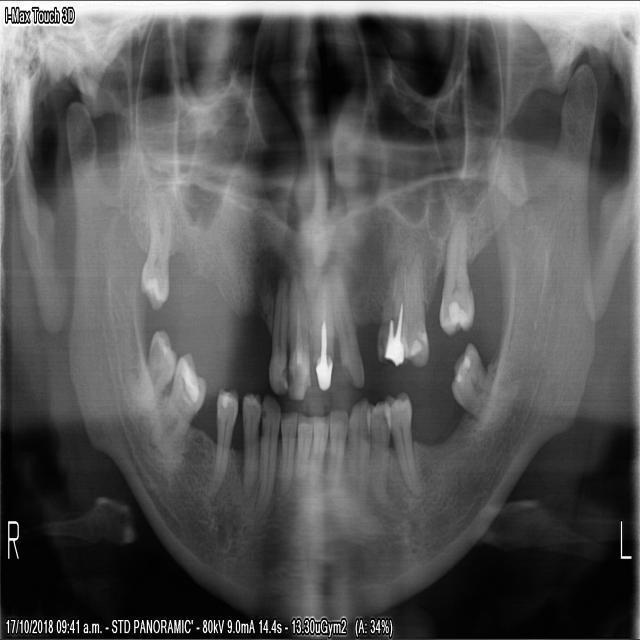
#> input picture modified/Reference/123.jpg, 640 x 640 px, found by its file name; its folder holds only this picture in this run
$ jupyter execute --allow-errors Scaling-SSIM.ipynb   (shell and % lines are left out)
#> lines starting #> are read from the running program, lines starting #| are printed output that depends on the picture
[cell 1]
#zoom out image
import cv2
import numpy as np
import matplotlib.pyplot as plt
from skimage.metrics import structural_similarity as ssim

# [6 lines left out: function center_zoom, not called in this run]

# Load input and ground truth images
input_img = cv2.imread('your path', cv2.IMREAD_GRAYSCALE)#image to be scaled
gt_img = cv2.imread('your path', cv2.IMREAD_GRAYSCALE)#ground truth

# Resize input to match GT dimensions if needed (optional)
#> (the rest of this cell did not finish here and is left out)

[cell 2]
#zoom in image
import cv2
import numpy as np
import matplotlib.pyplot as plt
from skimage.metrics import structural_similarity as ssim

# [6 lines left out: function center_zoom, not called in this run]

# Load input and ground truth images
input_img = cv2.imread('your path', cv2.IMREAD_GRAYSCALE)#image to be scaled
gt_img = cv2.imread('your path', cv2.IMREAD_GRAYSCALE)#ground truth

# Resize input to match GT dimensions if needed (optional)
#> (the rest of this cell did not finish here and is left out)

[cell 3]
#15 with 24 different image
import cv2
import numpy as np
import matplotlib.pyplot as plt
from skimage.metrics import structural_similarity as ssim

# [6 lines left out: function center_zoom, not called in this run]

# Load input and ground truth images
input_img = cv2.imread('your path', cv2.IMREAD_GRAYSCALE)#image to be scaled
gt_img = cv2.imread('your path', cv2.IMREAD_GRAYSCALE)#ground truth

# Resize input to match GT dimensions if needed (optional)
#> (the rest of this cell did not finish here and is left out)

[cell 4]
#zoom in image border padding
from PIL import Image
import numpy as np


image_1_path = 'your path'
image_2_path = 'your path'


#> (the rest of this cell did not finish here and is left out)

[cell 5]
import cv2
import numpy as np
import random

def zoom_image(img, zoom_range=(0.10, 0.15), zoom_in=True):
    h, w = img.shape[:2]

    # Pick a random zoom factor between 10% and 15%
    zoom_factor = 1 + random.uniform(*zoom_range) if zoom_in else 1 - random.uniform(*zoom_range)

    # Resize the image
    new_h, new_w = int(h * zoom_factor), int(w * zoom_factor)
    resized = cv2.resize(img, (new_w, new_h), interpolation=cv2.INTER_LINEAR)

    if zoom_in:
        # Crop the center to original size
        start_x = (new_w - w) // 2
        start_y = (new_h - h) // 2
        zoomed = resized[start_y:start_y+h, start_x:start_x+w]
    else:
        # Pad the image to original size
        pad_x = (w - new_w) // 2
        pad_y = (h - new_h) // 2
        zoomed = cv2.copyMakeBorder(resized, pad_y, h-new_h-pad_y, pad_x, w-new_w-pad_x,
                                    borderType=cv2.BORDER_CONSTANT, value=[0,0,0])

    return zoomed

# ---- Example usage ----
img = cv2.imread("input.jpg")

# Zoom in
#> (the rest of this cell did not finish here and is left out)

[cell 6]
import cv2
import numpy as np
from skimage.metrics import structural_similarity as ssim

def correct_scale_with_ssim(ground_truth, zoomed, scale_range=(0.85, 1.15), step=0.01):
#> called with scale_range = (0.85, 1.15), step = 0.01
#> further down, ref_img is the input picture: shape (640, 640, 3); min 0, max 255, mean 85.8
    h, w = ground_truth.shape[:2]
    best_score = -1
    best_img = None
    best_scale = 1.0

    # Try different scales
    for scale in np.arange(scale_range[0], scale_range[1] + step, step):
        new_w, new_h = int(zoomed.shape[1] * scale), int(zoomed.shape[0] * scale)
        resized = cv2.resize(zoomed, (new_w, new_h), interpolation=cv2.INTER_LINEAR)

        # Center-crop or pad to match ground_truth size
        if resized.shape[0] >= h and resized.shape[1] >= w:
            # Crop
            start_y = (resized.shape[0] - h) // 2
            start_x = (resized.shape[1] - w) // 2
            resized = resized[start_y:start_y+h, start_x:start_x+w]
        else:
            # Pad
            top = (h - resized.shape[0]) // 2
            bottom = h - resized.shape[0] - top
            left = (w - resized.shape[1]) // 2
            right = w - resized.shape[1] - left
            resized = cv2.copyMakeBorder(resized, top, bottom, left, right,
                                         borderType=cv2.BORDER_CONSTANT, value=[0,0,0])

        # Compute SSIM (grayscale for robustness)
        gray_gt = cv2.cvtColor(ground_truth, cv2.COLOR_BGR2GRAY)
        gray_resized = cv2.cvtColor(resized, cv2.COLOR_BGR2GRAY)
        score = ssim(gray_gt, gray_resized)

        if score > best_score:
            best_score = score
            best_img = resized
            best_scale = scale

    return best_img, best_scale, best_score

# ---- Example Usage ----
gt = cv2.imread("your path")
zoomed = cv2.imread("your path")

#> (the rest of this cell did not finish here and is left out)

[cell 7]
import cv2
import os
import numpy as np
from skimage.metrics import structural_similarity as ssim

# ---------- SSIM scale correction function ----------
def correct_scale_with_ssim(ground_truth, zoomed, scale_range=(0.85, 1.15), step=0.01):
#> called with scale_range = (0.85, 1.15), step = 0.01
    h, w = ground_truth.shape[:2]
    best_score = -1
    best_img = None
    best_scale = 1.0

    for scale in np.arange(scale_range[0], scale_range[1] + step, step):
        new_w, new_h = int(zoomed.shape[1] * scale), int(zoomed.shape[0] * scale)
        resized = cv2.resize(zoomed, (new_w, new_h), interpolation=cv2.INTER_LINEAR)

        # Match size with ground_truth by cropping or padding
        if resized.shape[0] >= h and resized.shape[1] >= w:
            start_y = (resized.shape[0] - h) // 2
            start_x = (resized.shape[1] - w) // 2
            resized = resized[start_y:start_y+h, start_x:start_x+w]
        else:
            top = (h - resized.shape[0]) // 2
            bottom = h - resized.shape[0] - top
            left = (w - resized.shape[1]) // 2
            right = w - resized.shape[1] - left
            resized = cv2.copyMakeBorder(resized, top, bottom, left, right,
                                         borderType=cv2.BORDER_CONSTANT, value=[0,0,0])

        # Compute SSIM
        gray_gt = cv2.cvtColor(ground_truth, cv2.COLOR_BGR2GRAY)
        gray_resized = cv2.cvtColor(resized, cv2.COLOR_BGR2GRAY)
        score = ssim(gray_gt, gray_resized)

        if score > best_score:
            best_score = score
            best_img = resized
            best_scale = scale
#> this loop made 31 passes
#> (score, best_score) on passes 1 to 8: (0.344, 0.344), (0.358, 0.358), (0.372, 0.372), (0.389, 0.389), (0.403, 0.403), (0.419, 0.419), (0.437, 0.437), (0.458, 0.458)
#> pass 1, in correct_scale_with_ssim, `resized = cv2.copyMakeBorder(resized, top, bottom, left, right, border..`:
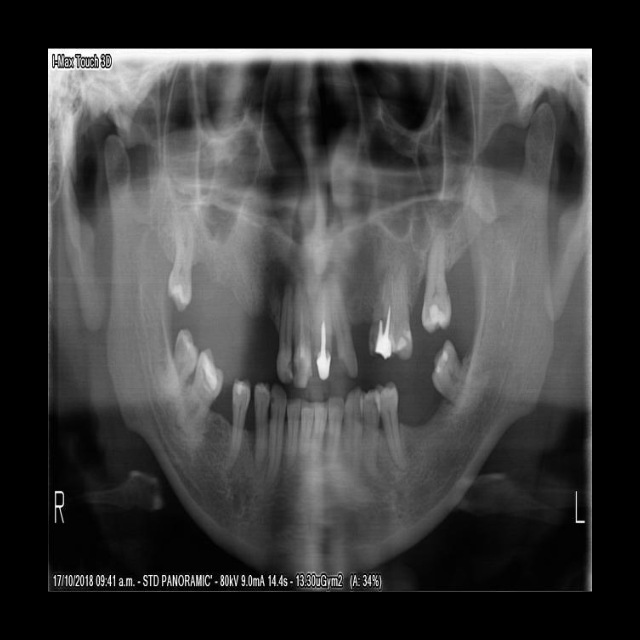
#> resized: shape (640, 640, 3); min 0, max 255, mean 61.9
#> after the loop:
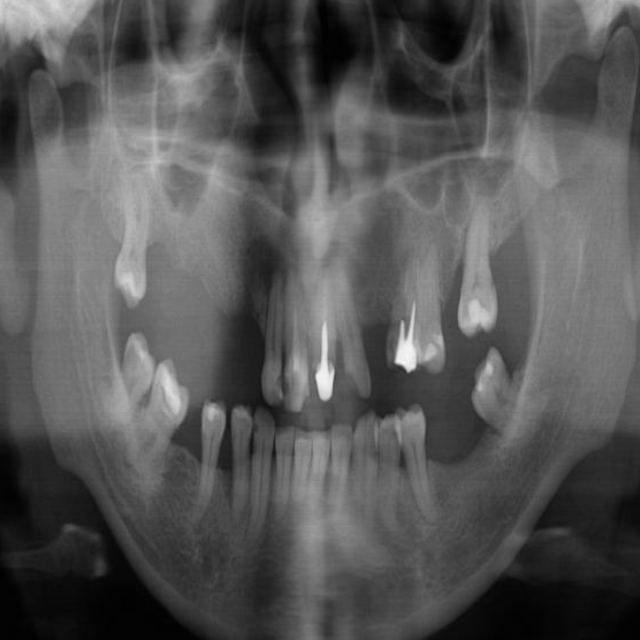
#> resized: shape (640, 640, 3); min 0, max 245, mean 85.4
#> after the loop, best_scale = 1; best_score = 1; start_x = 48; start_y = 48

    return best_img, best_scale, best_score


# ---------- Main batch process ----------
ref_folder = "Reference"
zoom_folder = "Zoom in"
output_folder = "Zoom corrected"

os.makedirs(output_folder, exist_ok=True)

# Loop over reference images
for fname in os.listdir(ref_folder):
    ref_path = os.path.join(ref_folder, fname)
    zoom_path = os.path.join(zoom_folder, fname)

    if not os.path.exists(zoom_path):
        print(f"Zoomed version missing for {fname}, skipping...")
        continue

    ref_img = cv2.imread(ref_path)
    zoom_img = cv2.imread(zoom_path)

    corrected, scale, score = correct_scale_with_ssim(ref_img, zoom_img)
#> scale = 1; score = 1

    out_path = os.path.join(output_folder, fname)
    cv2.imwrite(out_path, corrected)

    print(f"Saved corrected {fname} | scale={scale:.3f} | SSIM={score:.4f}")
#| Saved corrected 123.jpg | scale=1.000 | SSIM=1.0000

[cell 8]
import pandas as pd

# Read data from Excel
# Assume your Excel has columns: 'threshold', 'count', 'pairs'
# And 'pairs' column contains the string representation of lists, e.g., "[['215', '215'], ['226', '226']]"
#> (the rest of this cell did not finish here and is left out)

[cell 9]
import numpy as np
import pandas as pd
import ast

file_path = 'F:/Human Identification Review/result_for_zoom_corrected.xlsx'
#> (the rest of this cell did not finish here and is left out)

[cell 10]
import numpy as np
import pandas as pd
import ast
from collections import Counter

file_path = 'F:/Human Identification Review/DoCM_ Result_with_tp_fpfor10image.csv'
#> (the rest of this cell did not finish here and is left out)

[cell 11]
import numpy as np
import pandas as pd
import ast
from collections import Counter
import seaborn as sns
import matplotlib.pyplot as plt

file_path = 'your path'
#> (the rest of this cell did not finish here and is left out)

[cell 12]
import matplotlib.pyplot as plt
import matplotlib as mpl
# Use Times New Roman font
mpl.rcParams["font.family"] = "Times New Roman"
# Data from your table
iou = [0.50, 0.55, 0.60, 0.65, 0.70, 0.75, 0.80, 0.85, 0.90, 0.95]
precision = [0.13, 0.26, 0.52, 0.75, 0.98, 1.0, 1.0, 1.00, 1.00, 1.00]
recall =    [0.98, 0.98, 0.98, 0.98, 0.98, 0.98, 0.98, 0.98, 0.96, 0.68]

# [28 lines of commented-out code are left out]
plt.figure(figsize=(15,9))
plt.plot(iou, precision, marker='o', linestyle='-', color='b', label="Precision")
plt.plot(iou, recall, marker='s', linestyle='--', color='g', label="Recall")

plt.xlabel("IoU Threshold", fontsize=24)
plt.ylabel("Score", fontsize=24)
plt.title("Precision and Recall vs IoU", fontsize=24)
plt.xticks(fontsize=24)
plt.yticks(fontsize=24)
plt.legend(fontsize=24)
plt.grid(True)
plt.show()
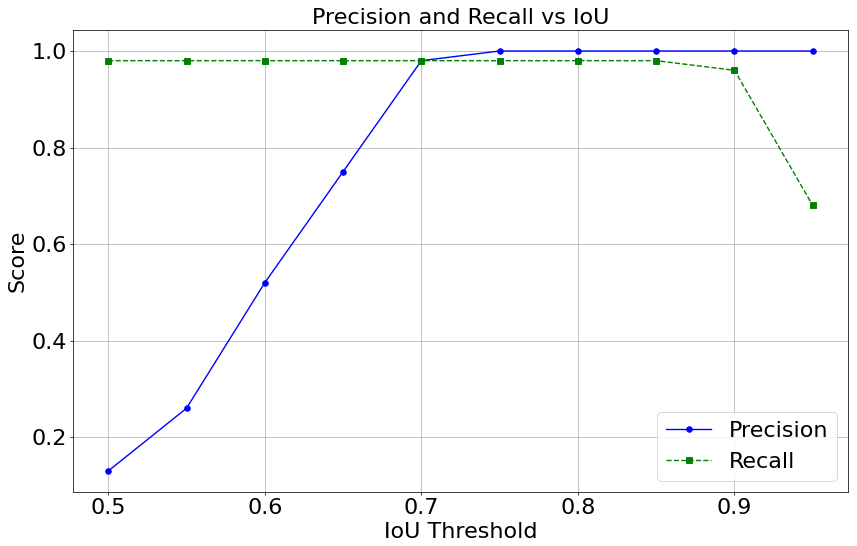
#> figure drawn by matplotlib, 1 panel; curve peaks at x = 0.75, y = 1; curve peaks at x = 0.5, y = 0.98

$ run again, on modified/Reference/226.jpg
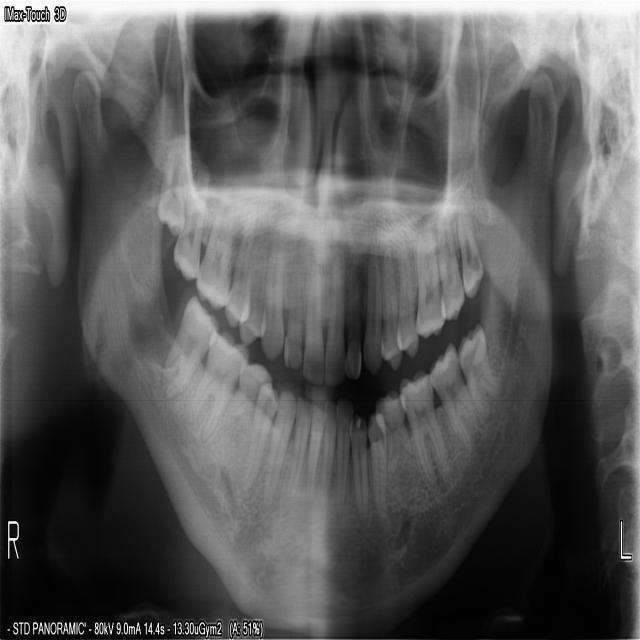
#> input picture modified/Reference/226.jpg, 640 x 640 px, found by its file name
#> ref_img is the input picture: shape (640, 640, 3); min 0, max 255, mean 89.6
#> the loop in correct_scale_with_ssim, `for scale in np.arange(scale_range[0], scale_range[1] + step, step):` made 31 passes
#> (score, best_score) on passes 1 to 8: (0.342, 0.342), (0.357, 0.357), (0.373, 0.373), (0.391, 0.391), (0.408, 0.408), (0.431, 0.431), (0.454, 0.454), (0.477, 0.477)
#> pass 1, in correct_scale_with_ssim, `resized = cv2.copyMakeBorder(resized, top, bottom, left, right, border..`:
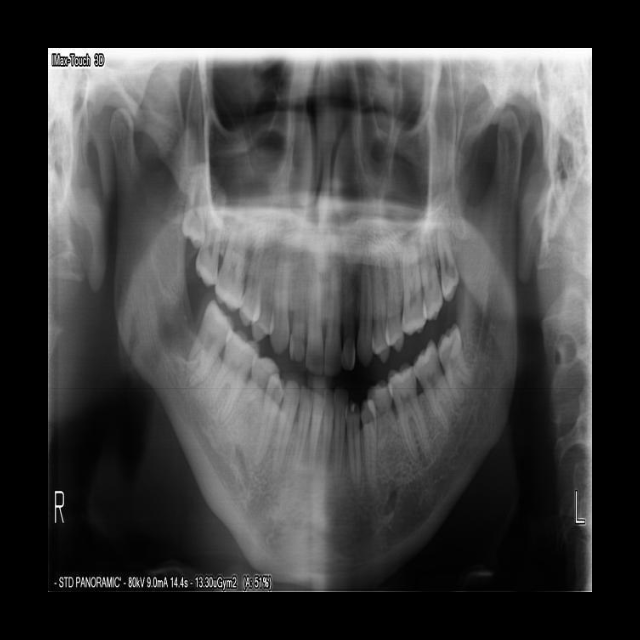
#> resized: shape (640, 640, 3); min 0, max 255, mean 64.7
#> after the loop in correct_scale_with_ssim, `for scale in np.arange(scale_range[0], scale_range[1] + step, step):`:
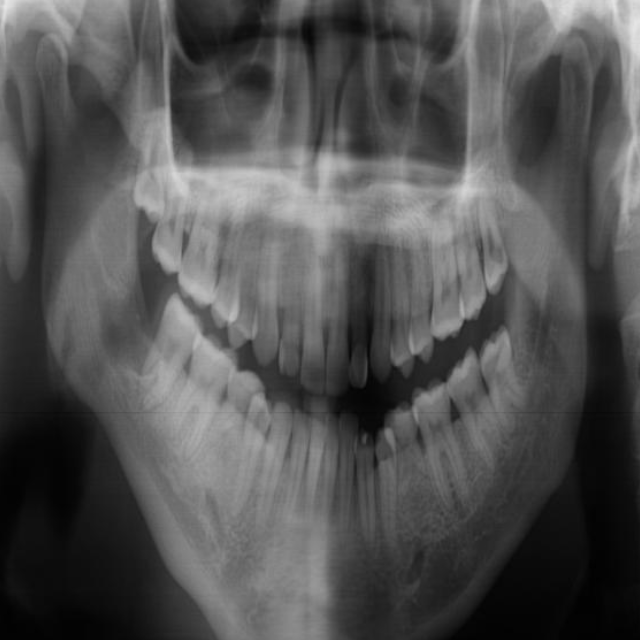
#> resized: shape (640, 640, 3); min 0, max 231, mean 82.6
#> after the loop in correct_scale_with_ssim, `for scale in np.arange(scale_range[0], scale_range[1] + step, step):`: best_scale = 1; start_x = 48
#> `corrected, scale, score = correct_scale_with_ssim(ref_img, zoom_img)`: scale = 1
#| Saved corrected 226.jpg | scale=1.000 | SSIM=1.0000

$ run again, on modified/Reference/261.jpg
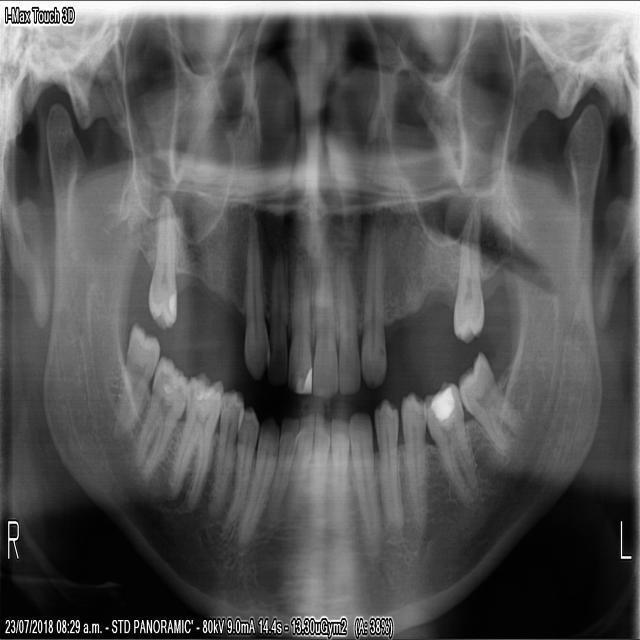
#> input picture modified/Reference/261.jpg, 640 x 640 px, found by its file name
#> ref_img is the input picture: shape (640, 640, 3); min 0, max 255, mean 86.3
#> the loop in correct_scale_with_ssim, `for scale in np.arange(scale_range[0], scale_range[1] + step, step):` made 31 passes
#> (score, best_score) on passes 1 to 8: (0.315, 0.315), (0.326, 0.326), (0.339, 0.339), (0.357, 0.357), (0.372, 0.372), (0.393, 0.393), (0.412, 0.412), (0.435, 0.435)
#> pass 1, in correct_scale_with_ssim, `resized = cv2.copyMakeBorder(resized, top, bottom, left, right, border..`:
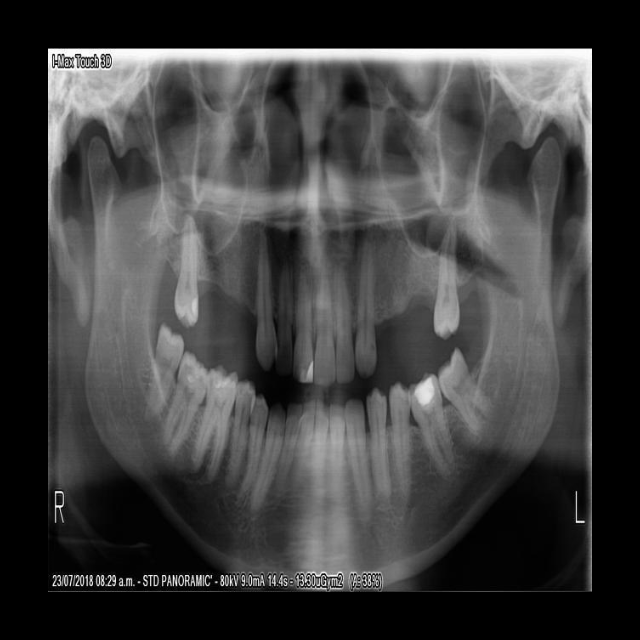
#> resized: shape (640, 640, 3); min 0, max 255, mean 62.3
#> after the loop in correct_scale_with_ssim, `for scale in np.arange(scale_range[0], scale_range[1] + step, step):`:
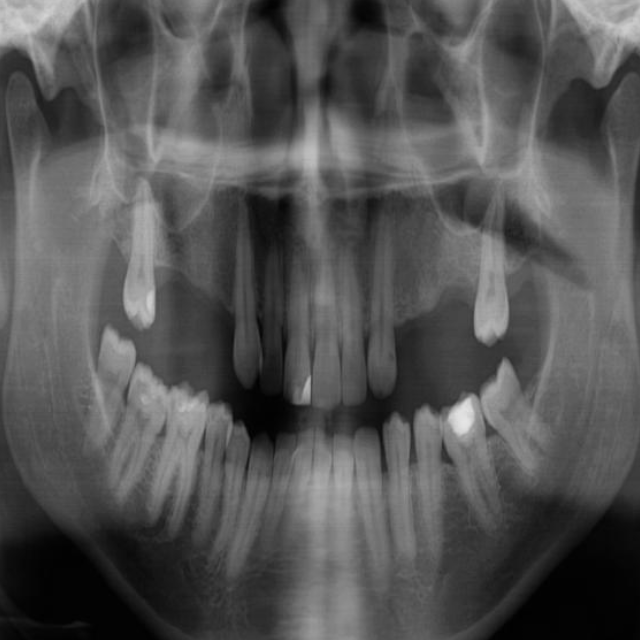
#> resized: shape (640, 640, 3); min 0, max 229, mean 83.6
#> after the loop in correct_scale_with_ssim, `for scale in np.arange(scale_range[0], scale_range[1] + step, step):`: best_scale = 1; start_x = 48
#> `corrected, scale, score = correct_scale_with_ssim(ref_img, zoom_img)`: scale = 1
#| Saved corrected 261.jpg | scale=1.000 | SSIM=1.0000

$ run again, on modified/Reference/271.jpg
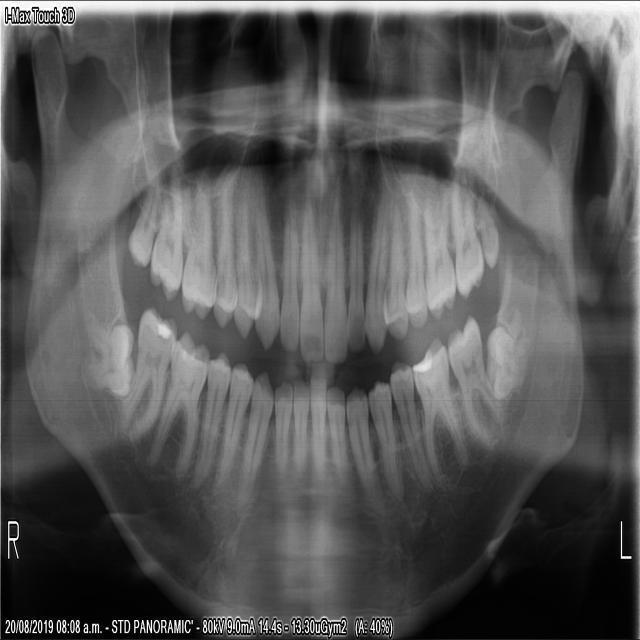
#> input picture modified/Reference/271.jpg, 640 x 640 px, found by its file name
#> ref_img is the input picture: shape (640, 640, 3); min 0, max 255, mean 85.9
#> the loop in correct_scale_with_ssim, `for scale in np.arange(scale_range[0], scale_range[1] + step, step):` made 31 passes
#> (score, best_score) on passes 1 to 8: (0.331, 0.331), (0.341, 0.341), (0.354, 0.354), (0.368, 0.368), (0.381, 0.381), (0.4, 0.4), (0.418, 0.418), (0.439, 0.439)
#> pass 1, in correct_scale_with_ssim, `resized = cv2.copyMakeBorder(resized, top, bottom, left, right, border..`:
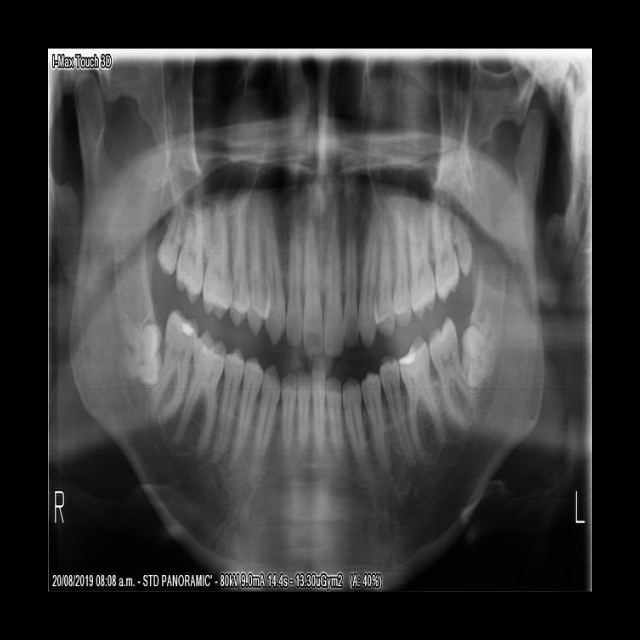
#> resized: shape (640, 640, 3); min 0, max 255, mean 62
#> after the loop in correct_scale_with_ssim, `for scale in np.arange(scale_range[0], scale_range[1] + step, step):`:
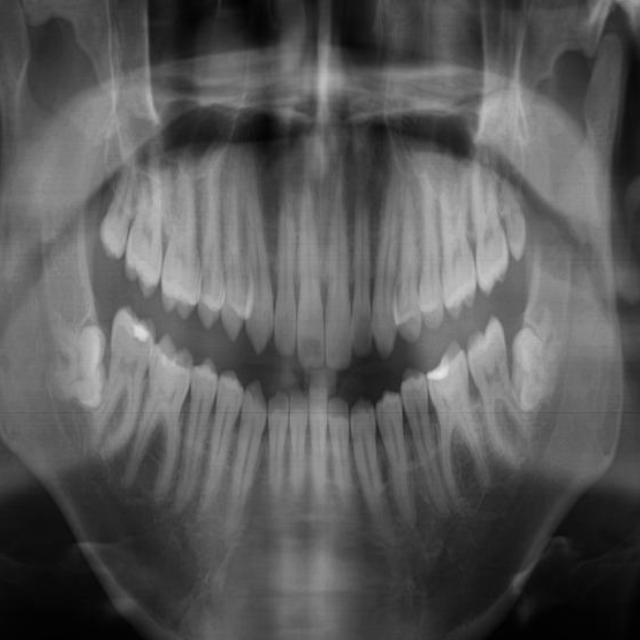
#> resized: shape (640, 640, 3); min 1, max 229, mean 89.4
#> after the loop in correct_scale_with_ssim, `for scale in np.arange(scale_range[0], scale_range[1] + step, step):`: best_scale = 1; start_x = 48
#> `corrected, scale, score = correct_scale_with_ssim(ref_img, zoom_img)`: scale = 1
#| Saved corrected 271.jpg | scale=1.000 | SSIM=1.0000
